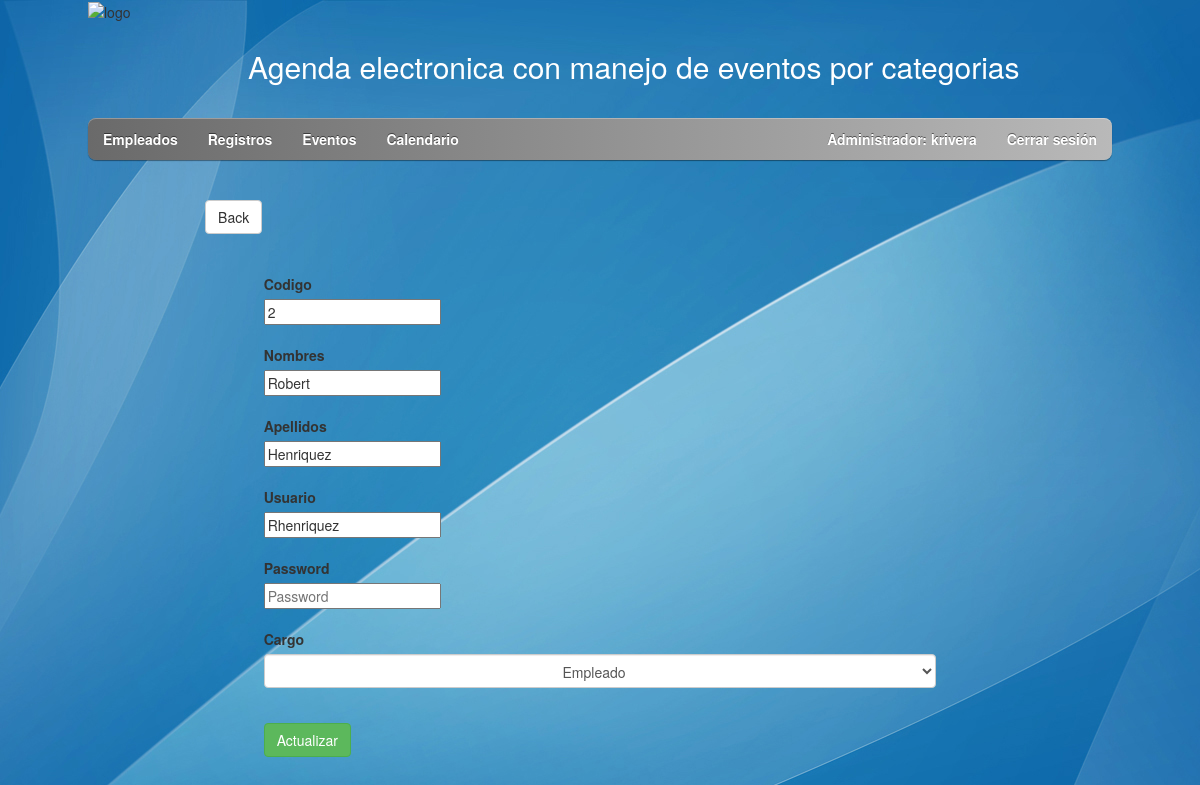
Screenshot of /Administrador/update.php?id=2 (signed in) with the database file from the repository.
### tables this page shows
CREATE TABLE IF NOT EXISTS `Empleados` (
  `idEmpleados` INT NOT NULL AUTO_INCREMENT,
  `Nombres` VARCHAR(75) NOT NULL,
  `Apellidos` VARCHAR(75) NOT NULL,
  `Usuarios` VARCHAR(20) NOT NULL,
  `Password` VARCHAR(100) NOT NULL,
  `idCargo` INT NOT NULL,
  PRIMARY KEY (`idEmpleados`),
  INDEX `idCargo_idx` (`idCargo` ASC),
  CONSTRAINT `idCargo`
    FOREIGN KEY (`idCargo`)
    REFERENCES `Cargo` (`idCargo`)
    ON DELETE NO ACTION
    ON UPDATE NO ACTION);

### includes/user.php (called while the page is built, shortened)
<?php
include_once 'db.php';
class User extends DB{
    private $username;
    public function setUser($user){
        $query = $this->connect()->prepare('SELECT * FROM empleados WHERE Usuarios = :user');
        $query->execute(['user' => $user]);
        foreach ($query as $currentUser) {
            $this->username = $currentUser['Usuarios'];
        }
    }
    public function getUsername(){
        return $this->username;
    }
}
?>

### includes/db.php (called while the page is built)
<?php
class DB{
	private $host;
	private $db;
	private $user;
	private $password;
	private $charset;
	public function __construct(){
		 $this->host = 'localhost';
		 $this->db = 'gestoreventos';
		 $this->user = 'root';
		 $this->password = '';
		 $this->charset = 'utf8mb4';
	}
	function connect(){
        try{
            $connection = "mysql:host=" . $this->host . ";dbname=" . $this->db . ";charset=" . $this->charset;
            $options = [
                PDO::ATTR_ERRMODE => PDO::ERRMODE_EXCEPTION,
                PDO::ATTR_EMULATE_PREPARES => false,
            ];
            $pdo = new PDO($connection, $this->user, $this->password, $options);
            return $pdo;
        }catch(PDOException $e){
            print_r('Error connection: ' . $e->getMessage());
        }
    }
}
?>

### Administrador/update.php (the view, shortened to what this page needs)
<!DOCTYPE html>
<html lang="es">
<head>
    <link rel="stylesheet" type="text/css" href="../css/style.css"/>
    <link rel="stylesheet" href="css/bootstrap.min.css">
</head>
<body>
    <div class="content">
    <div id="pagewrap">
            <?php
                $datosSesionAdministrador = new datosSesionAdministrador();
                $datosSesionAdministrador->setPagina("update");
                $datosSesionAdministrador::insertarDatos($datosSesionAdministrador->getPagina());
            ?>
        <br> <br>
        <div class="row">
            <div class="col-offset-2 col-md-8">
                <div class="row">
                    <div class="col-md-offset-2 col-md-8">
                        <a href="Empleados.php" class="btn btn-default">Back</a>
                    </div>
                </div>
            </div>
        </div>
        <br>  <br>
        <div class="row">
            <div class="col-md-offset-2 col-md-8">
                <form action="update.php" method="POST">
                <?php
                    if (!empty($_GET)) {
                        $cn =  Database::connect();
                        $cn->setAttribute(PDO::ATTR_ERRMODE,PDO::ERRMODE_EXCEPTION);
                        $query = $cn->prepare("SELECT * FROM empleados where idEmpleados = ?");
                        $query->execute(array($_GET['id']));
                        $data = $query->fetch(PDO::FETCH_ASSOC);
                        echo '   <div>
                                <label for="-">Codigo</label><br>
                                <input type="label" value="'.$data["idEmpleados"].'" class="cod" readonly="readonly" name="idEmpleados">
                                </div><br>
                                <div>
                                <label for="-">Nombres</label><br>
                                <input type="text" value="'.$data["Nombres"].'" placeholder="Nombre cuenta" name="Nombres">
                                </div><br>
                                <div>
                                <label for="-">Apellidos</label><br>
                                <input type="text" value="'.$data["Apellidos"].'" placeholder="Descripcion"  name="Apellidos">
                                </div><br>
                                <div>
                                <label for="-">Usuario</label><br>
                                <input type="text" value="'.$data["Usuarios"].'" placeholder="Tipo"  name="Usuarios">
                                </div><br>
                                <div>
                                <label for="-">Password</label><br>
                                <input type="Password" placeholder="Password"  name="Password">
                                </div><br>
                                <div> ';
                                if ($data["idCargo"] == 1) {
                                echo '
                                <div class="form-group"
                                <label for="idCargo">Cargo</label>
                                <select name="idCargo" id="idCargo" class="form-control">
                                    <option value="1">Administrador</option>
                                    <option value="2">Empleado</option>
                                </select>
                                </div>
                                ';
                                } else if ($data["idCargo"] == 2){
                                echo '
                                <div class="form-group">
                                <label for="idCargo">Cargo</label>
                                <select name="idCargo" id="idCargo" class="form-control">
                                    <option value="2">Empleado</option>
                                    <option value="1">Administrador</option>
                                </select>
                                </div> <br>
                                ';
                                }
                               echo '</div> ';
                    }
                ?>
                    <div>
                        <input type="submit" class="btn btn-success" value="Actualizar">
                    </div>
                </form>
            </div>
        </div>
    </div>
</body>
</html>

### Modulos_generales/nav.inc.Administrador.php
<?php
	$listitems = "";
	$listitems .= "	<header id=\"header\">";
	$listitems .= " <hgroup>";
	$listitems .= "	<img src=\"../img/logo.png\" id=\"logo\" alt=\"logo\">";
	$listitems .= "	<h2 id=\"site-description\">Agenda electronica con manejo de eventos por categorias</h2>";
	$listitems .= " </hgroup>";
	$listitems .= "<nav>";
	$listitems .= "<ul id=\"main-nav\" class=\"clearfix\">";
	$menuopciones = array(
		"Empleados.php" => "Empleados",
		"Registro.php" => "Registros",
		"Eventos.php" => "Eventos",
		"Calendario.php" => "Calendario"
	);
	foreach ($menuopciones as $enlace => $nombre) {
		$listitems .= "<li><a href='".$enlace."'>".$nombre."</a></li>";
	}
	$listitems .= "<li style=\"float:right\">";
	$listitems .=    "<a href=\"../includes/logout.php\">Cerrar sesión</a>";
	$listitems .= "</li>";
	$listitems .= "<li style=\"float:right\">";
	$listitems .=  "<a id = 'usuario' name = 'usuario'> Administrador: ".$user->getUsername()."</a>";
	$listitems .= "</li>";
	$listitems .= "</ul>";
	$listitems .= "</nav>";
	$listitems .= "</header>";
	echo $listitems;
?>

### css/style.css (style rules this page uses)
html, body, address, blockquote, div, dl, form, h1, h2, h3, h4, h5, h6, ol, p, pre, table, ul, dd, dt, li, tbody, td, tfoot, th, thead, tr, button, del, ins, map, object, a, abbr, acronym, b, bdo, big, br, cite, code, dfn, em, i, img, kbd, q, samp, small, span, strong, sub, sup, tt, var, legend, fieldset { margin: 0; padding: 0; }
img, fieldset { border: 0; }
article, aside, details, figcaption, footer, header, hgroup, menu, nav, section { display: block; margin: 0; }
body { background: #0d1424 url(../img/bg-blue.jpg) repeat center top; font: .81em/150% Arial, Helvetica, sans-serif; color: #666; }
a { color: #026acb; text-decoration: none; outline: none; }
ul, ol { margin: 1em 0 1.4em 24px; padding: 0; line-height: 140%; }
li { margin: 0 0 .5em 0; padding: 0; }
h1, h2, h3, h4, h5, h6 { line-height: 1.4em; margin: 20px 0 .4em; color: #000; text-align: center; }
h2 { font-size: 1.6em; }
#pagewrap { width: 1024px; margin: 0 auto; }
#header { position: relative; height: 160px; }
#site-description { color: #FFFFFF; left: 160px; position: absolute; top: 30px; }
#main-nav { width: 100%; background: #ccc; margin: 0; padding: 0; position: absolute; left: 0; bottom: 0; z-index: 100; background: #6a6a6a url(../img/nav-bar-bg.png) repeat-x; background: -webkit-gradient(linear, left top, left bottom, from(#b9b9b9), to(#6a6a6a)); background: -moz-linear-gradient(top, #b9b9b9, #6a6a6a); background: linear-gradient(-90deg, #b9b9b9, #6a6a6a); -webkit-border-radius: 8px; -moz-border-radius: 8px; -o-border-radius: 8px; -ms-border-radius: 8px; border-radius: 8px; behavior: url(htc/border-radius.htc); -webkit-box-shadow: inset 0 1px 0 rgba(255,255,255,.3), 0 1px 1px rgba(0,0,0,.4); -moz-box-shadow: inset 0 1px 0 rgba(255,255,255,.3), 0 1px 1px rgba(0,0,0,.4); box-shadow: inset 0 1px 0 rgba(255,255,255,.3), 0 1px 1px rgba(0,0,0,.4); }
#main-nav li { margin: 0; padding: 0; list-style: none; float: left; position: relative; }
#main-nav a { line-height: 100%; font-weight: bold; color: #fff; display: block; padding: 14px 15px; text-decoration: none; text-shadow: 0 -1px 0 rgba(0,0,0,.5); }
.clearfix:after { visibility: hidden; display: block; font-size: 0; content: " "; clear: both; height: 0; }
.clearfix { display: inline-block; }
.clearfix { display: block; zoom: 1; }
form#form2 input.txt, textarea, select { width: 80%; padding: 1.5%; margin: 1% 10% 3% 10%; border-radius: 5px; border: 1px solid #ccc; text-align: center; }

### rows the page displays
empleados: Usuarios "krivera"
empleados: idEmpleados "2", Nombres "Robert", Apellidos "Henriquez", Usuarios "Rhenriquez"

### other values shown
$nombre "Empleados"
$nombre "Registros"
$nombre "Eventos"
$nombre "Calendario"
